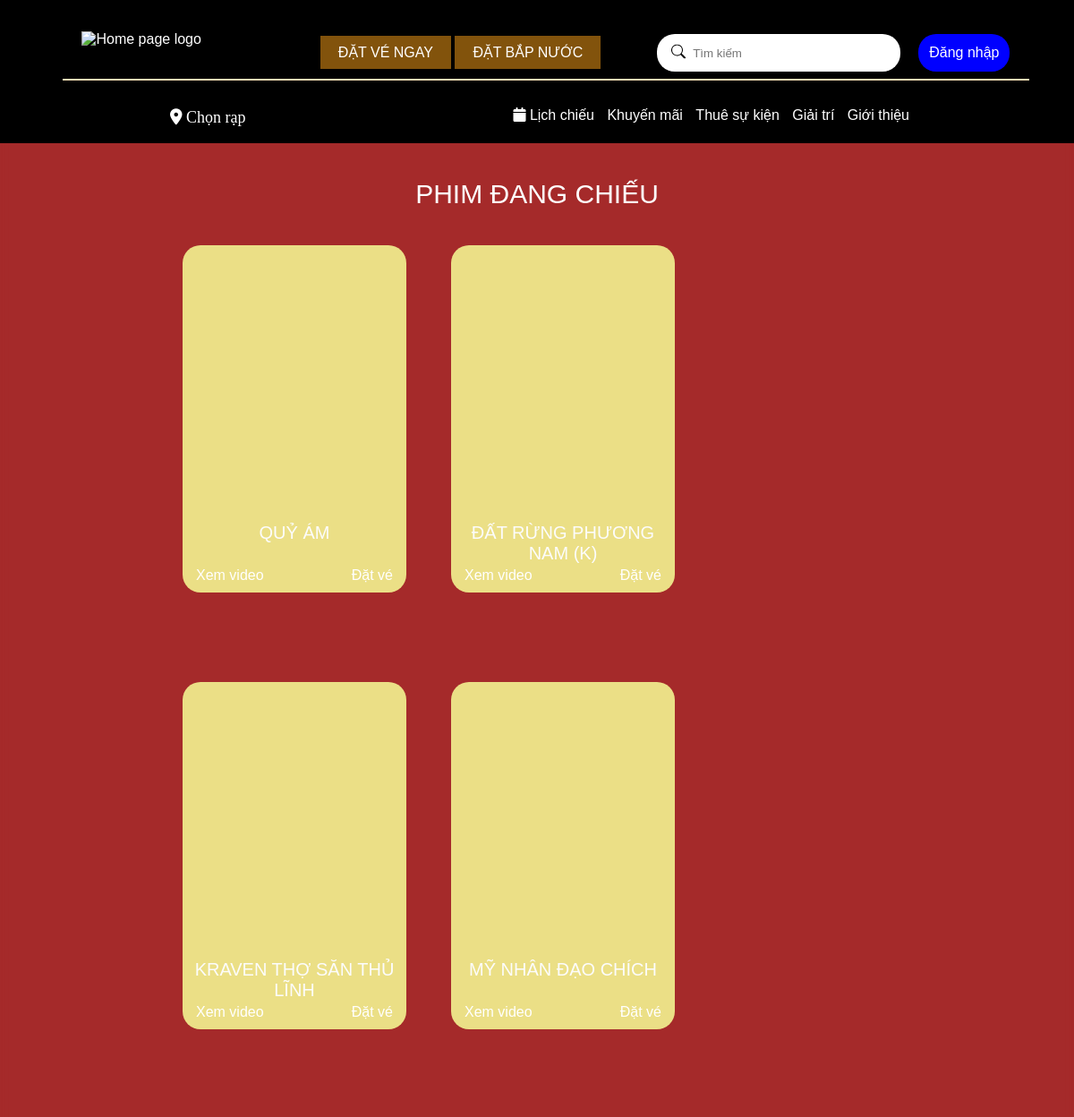
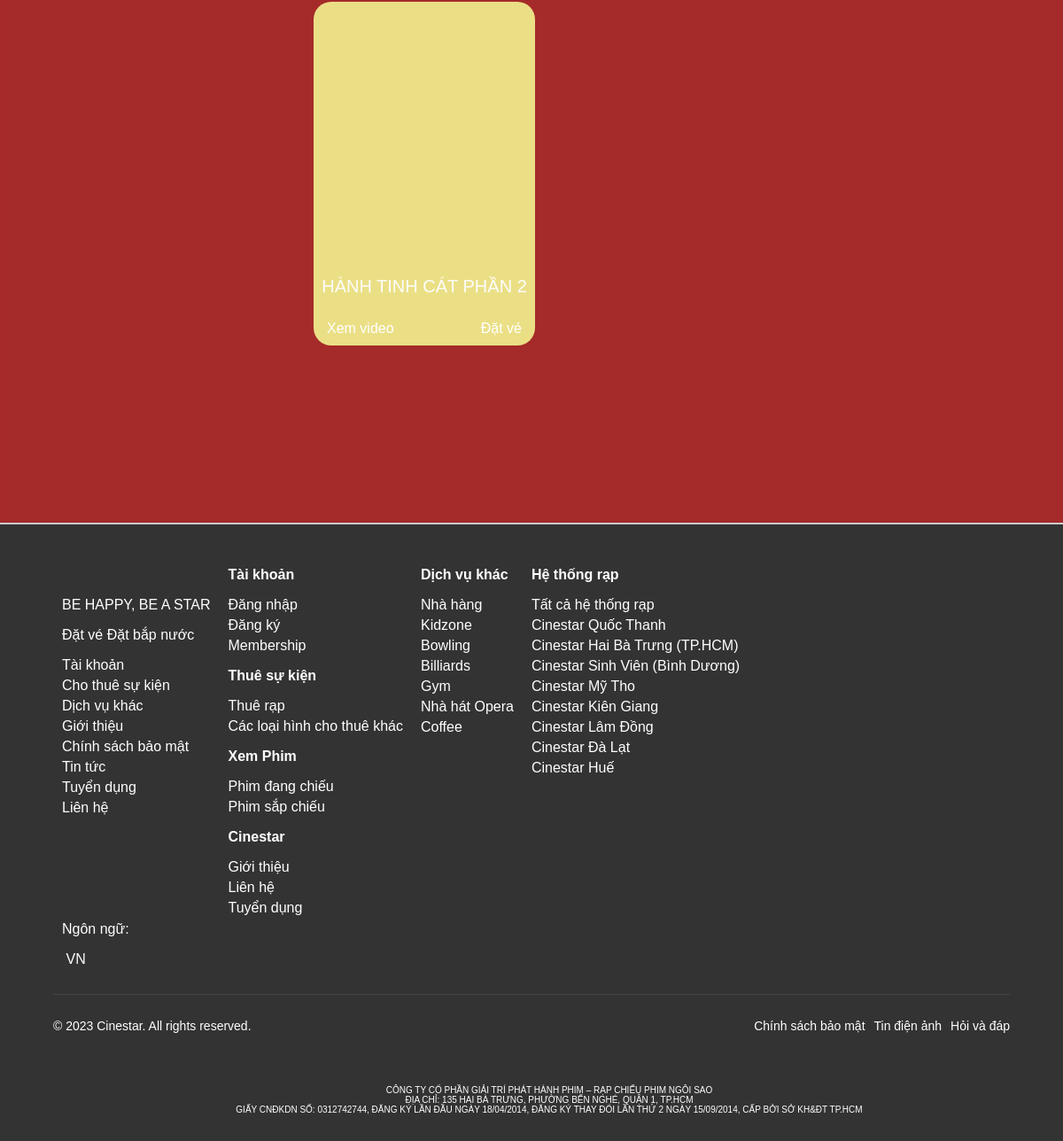
Page /cod/playingMovies.php on the committed database (2 pictures, top to bottom).
### tables this page shows
CREATE TABLE `tblmovie` (
  `movie_id` int(50) NOT NULL,
  `movie_name` varchar(50) NOT NULL,
  `image_movie` text NOT NULL,
  `describe_movie` text NOT NULL,
  `date` date NOT NULL,
  `number_tickets_sold` varchar(50) NOT NULL,
  `price` varchar(50) NOT NULL,
  `status_movie` varchar(10) NOT NULL,
  `screen_id` int(11) NOT NULL,
  `thoiLuong` int(10) NOT NULL,
  `daoDien` text NOT NULL,
  `doanhThu` int(11) DEFAULT 0
);

### cod/playingMovies.php (the view, shortened to what this page needs)
<?php
function isLoggedIn() {
    return isset($_SESSION['userName']);
}
?>
<!DOCTYPE html>
<html lang="en">
<head>
    <link rel="stylesheet" href="https://cdnjs.cloudflare.com/ajax/libs/font-awesome/6.0.0-beta3/css/all.min.css">
    <link rel="stylesheet" href="pdc.css">
</head>
<body background="" style="background-color: brown;">
    <div class="main_body">
        <div class="menu">
            <div class="chung">
                <div class="function">
                    <div class="viTri">
                        <a href="index.php"><img src="https://cinestar.com.vn/_next/image/?url=%2Fassets%2Fimages%2Fheader-logo.png&w=1920&q=75" alt="Home page logo"></a>
                        <div class="bookAndpd">
                            <a href="datve.php" class="Booking_T">ĐẶT VÉ NGAY</a>
                            <a href="bapnuoc.php" class="Booking_F">ĐẶT BẮP NƯỚC</a>
                        </div>
                        <div class="searchAndLogin">
                            <div class="searchIcon">
                                <div class="search-container">
                                    <input type="text" placeholder="Tìm kiếm">
                                    <button type="button">
                                    </button>
                                </div>
                            </div>
                            <div>
                                <?php if (isLoggedIn()): ?>
                                    <div class="dropdown" style="display:flex;">
                                        <p style="color:aqua; cursor:pointer;"><?php echo htmlspecialchars($_SESSION['userName']); ?></p>
                                        <div class="dropdown-content">
                                            <a href="profile.php">Thông tin cá nhân</a>
                                            <a href="viewTicket.php?userName= <?php echo htmlspecialchars($_SESSION['userName']) ?>">Lịch sử thanh toán</a>
                                            <a href="logout.php">Đăng xuất</a>
                                        </div>
                                    </div>
                                <?php else: ?>
                                    <div class="Login"> <a href="login.php">Đăng nhập</a></div>
                                <?php endif; ?>
                            </div>
                        </div>
                    </div>
                </div>
                <div class="chose_feature">
                    <div class="Location2">
                        <nav class="first">
                            <button><i class="fas fa-map-marker-alt"></i> Chọn rạp</button>
                        </nav>
                        <div class="second">
                            <a href="lichChieu.php"><i class="fas fa-calendar"></i> Lịch chiếu</a>
                            <a href="">Khuyến mãi</a>
                            <a href="events.php">Thuê sự kiện</a>
                            <a href="">Giải trí</a>
                            <a href="gioithieu.php">Giới thiệu</a>
                        </div>
                    </div>
                </div>
            </div>
        </div>
        <div class="Page_Content">
        <div style="text-transform: uppercase;color: white;font-size: 30px;margin-top: 40px;">Phim đang chiếu</div>
        <div class="Page_Content" style="display: flex;width: 80%;flex-wrap: wrap;margin-top: 40px;margin-bottom: 100px; ">
        <?php
        include "connectToDatabase.php";
        $sql = "SELECT movie_name, image_movie, describe_movie, movie_id FROM tblmovie WHERE status_movie = 'playing'";
        $result = $conn->query($sql);
        if ($result->num_rows > 0) {
            while($row = $result->fetch_assoc()) {
                echo '<div class="container_phim">
                        <div class="overlay-container" style="background-image: url(' . $row['image_movie'] . ');width: 100%;">
                            <div class="overlay-text">
                                <h2 style="margin-bottom: 70px;text-transform: uppercase;color: white;text-align: center;">' . $row['movie_name'] . '</h2>
                                <div>
                                    <div class="icon"><span class="material-symbols-outlined">bookmark</span><a href="">' . $row['describe_movie'] . '</a></div>
                                </div>
                            </div>
                        </div>
                        <div class="title_phim">' . $row['movie_name'] . '</div>
                        <div style="display: flex;justify-content: space-between;padding-bottom:10px">
                            <div style="padding-left:15px">
                                <a href="#" class="videoLink" data-trailer-url="">Xem video</a>
                                <div class="videoPopup popup">
                                    <div class="popup-content">
                                        <span class="close">&times;</span>
                                        <video controls>
                                            <source src="" type="video/mp4">
                                        </video>
                                    </div>
                                </div>
                            </div>
                            <div style="padding-right:15px">
                                <a href="lichchieu.php?movie_name=' . $row['movie_name'] . '">Đặt vé</a>
                            </div>
                        </div>
                    </div>';
            }
        } else {
            echo "No movies found";
        }
        ?>
        </div>
        </div>
        </div>
        <div class="end_page">
            <div class="footer">
                <div>
                    <div class="container">
                    <div class="footer-wr">
                        <div class="footer-top-mobile">&nbsp;</div>
                        <div class="footer-list row">
                            <div class="footer-item col col-4"><a href="/" class="ft-logo" aria-label="The logo of Cinestar"><img src="/assets/images/footer-logo.png" alt=""></a>
                                <div class="ft-text">
                                    <p class="txt-deskop">BE HAPPY, BE A STAR</p>
                                </div>
                                <div class="ft-group-btn"><a class="btn btn--pri" href="/movie"><span class="txt">Đặt vé </span></a><a class="btn btn--outline" href="/popcorn-drink"><span class="txt">Đặt bắp nước</span></a></div>
                                <div class="ft-menu-mobile">
                                    <ul class="menu-list">
                                        <li class="menu-item"><a href="" class="menu-link"> Tài khoản</a></li>
                                        <li class="menu-item"><a href="" class="menu-link">Cho thuê sự kiện</a></li>
                                        <li class="menu-item"><a href="" class="menu-link">Dịch vụ khác</a></li>
                                        <li class="menu-item"><a href="" class="menu-link">Giới thiệu</a></li>
                                        <li class="menu-item"><a class="menu-link" href="">Chính sách bảo mật</a></li>
                                        <li class="menu-item"><a href="" class="menu-link">Tin tức</a></li>
                                        <li class="menu-item"><a href="" class="menu-link">Tuyển dụng</a></li>
                                        <li class   ="menu-item"><a href="" class="menu-link">Liên hệ</a></li>
                                    </ul>
                                </div>
                                <div class="ft-hotline-socials">
                                    <ul class="list">
                                        <li class="item item-fb"></li>
                                        <li class="item item-yt">
                                                </li>
                                        <li class="item item-tt">
                                                </li>
                <li class="item item-zl">
                                                </li>
                                    </ul>
                                </div>
                                <div class="ft-lg">
                                    <div class="txt">
                                        <p>Ngôn ngữ:</p>
                                    </div>
                                    <div class="lg-action popUpJs" id="lang-footer" data-popup="dt-lg-footer">
                                        <div class="lg-popup" data-ui-id="lang-vn">
                                            <div class="lg-option">
                                                <span class="image">
                                                </span>
                                                <span class="txt">VN</span>
                                            </div>
                                        </div>
                                    </div>
                                </div>
                            </div>
                <div class="footer-item col col-4">
                                <div class="row footer-item-top"><div class="col-6 col">
                                    <div class="text">Tài khoản</div>
                                    <ul class="menu-list">
                                        <li class="menu-item"><a class="menu-link" href="">Đăng nhập</a></li>
                                        <li class="menu-item"><a class="menu-link" href="">Đăng ký</a></li>
                                        <li class="menu-item"><a class="menu-link" href="">Membership</a></li>
                                    </ul>
                                </div><div class="col-6 col">
                                <div class="text">Thuê sự kiện</div>
                                <ul class="menu-list">
                                    <li class="menu-item"><a class="menu-link" href="">Thuê rạp</a></li>
                                    <li class="menu-item"><a class="menu-link" href="">Các loại hình cho thuê khác</a>
                                </li></ul>
                                </div></div>
                                <div class="row footer-item-bot"><div class="col-6 col">
                                    <div class="text">Xem Phim</div>
                                    <ul class="menu-list">
                                        <li class="menu-item"><a class="menu-link" href="">Phim đang chiếu</a></li>
                                        <li class="menu-item"><a class="menu-link" href="">Phim sắp chiếu</a></li>
                                    </ul>
                                </div><div class="col-6 col">
                                    <div class="text">Cinestar</div>
                                    <ul class="menu-list">
                                        <li class="menu-item"><a class="menu-link" href="/about-us">Giới thiệu</a></li>
                                        <li class="menu-item"><a class="menu-link" href="/contact">Liên hệ</a></li>
                                        <li class="menu-item"><a class="menu-link" href="/career/">Tuyển dụng</a></li>
                                    </ul>
                                </div></div>
                            </div>
                            <div class="footer-item col col-2">
                                <div class="text">Dịch vụ khác</div>
                                <ul class="menu-list">
                                    <li class="menu-item"><a class="menu-link" href="">Nhà hàng</a></li>
                                    <li class="menu-item"><a class="menu-link" href="">Kidzone</a></li>
                                    <li class="menu-item"><a class="menu-link" href="">Bowling</a></li>
                                    <li class="menu-item"><a class="menu-link" href="">Billiards</a></li>
                                    <li class="menu-item"><a class="menu-link" href="">Gym</a></li>
                                    <li class="menu-item"><a class="menu-link" href="">Nhà hát Opera</a></li>
                                    <li class="menu-item"><a class="menu-link" href="">Coffee</a></li>
                                </ul>
                            </div>
                            <div class="footer-item col col-2">
                                <div class="text">Hệ thống rạp</div>
                                <ul class="menu-list">
                <li class="menu-item"><a class="menu-link" href="">Tất cả hệ thống rạp</a></li> <li class="menu-item"> <a class="menu-link" href="/book-tickets/8f3a5832-8340-4a43-89bc-6653817162f1"> Cinestar Quốc Thanh </a> </li> <li class="menu-item"> <a class="menu-link" href="/book-tickets/667c7727-857e-4aac-8aeb-771a8f86cd14"> Cinestar Hai Bà Trưng (TP.HCM) </a> </li> <li class="menu-item"> <a class="menu-link" href="/book-tickets/cf13e1ce-2c1f-4c73-8ce5-7ef65472db3c"> Cinestar Sinh Viên (Bình Dương) </a> </li> <li class="menu-item"> <a class="menu-link" href="/book-tickets/8f54df74-3796-42ea-896e-cd638eec1fe3"> Cinestar Mỹ Tho </a> </li> <li class="menu-item"> <a class="menu-link" href="/book-tickets/4a51b9ee-f143-4411-9dbb-5f54a1c382c0"> Cinestar Kiên Giang </a> </li> <li class="menu-item"> <a class="menu-link" href="/book-tickets/104509be-034e-47c1-bf1b-aba7f2df4f28"> Cinestar Lâm Đồng </a> </li> <li class="menu-item"> <a class="menu-link" href="/book-tickets/e08f986a-1937-419e-b1b1-759b7c74728b"> Cinestar Đà Lạt </a> </li> <li class="menu-item"> <a class="menu-link" href="/book-tickets/f8a60463-5c34-49a9-9ae8-52081e387bb8"> Cinestar Huế </a> </li>
                                </ul>
                            </div>
                        </div>
                        <div class="footer-bottom">
                            <div class="footer-bottom-left">© 2023 Cinestar. All rights reserved.</div>
                            <ul class="menu-list" style="list-style-type:none;">
                                <li class="menu-item"><a class="menu-link" href="">Chính sách bảo mật</a></li>
                                <li class="menu-item"><a class="menu-link" href="">Tin điện ảnh</a></li>
                                <li class="menu-item"><a class="menu-link" href="">Hỏi và đáp</a></li>
                            </ul>
                        </div>
                    </div>
            </div>
            <div classname="ft-author">
                    <div classname="container" style="
                /* justify-content: center; */
                text-align: center;
            ">
                      <div classname="ft-bct" style="
                width: 143px;
                /* height: 50px; */
                margin: 12px auto;
            ">
                      </div>
                      <div classname="ft-author-content" style="font-size: 10px">
                        <ul style="list-style-type:none;">
                          <li>
                            CÔNG TY CỔ PHẦN GIẢI TRÍ PHÁT HÀNH PHIM – RẠP CHIẾU PHIM NGÔI SAO
                            <br>
                            ĐỊA CHỈ: 135 HAI BÀ TRƯNG, PHƯỜNG BẾN NGHÉ, QUẬN 1, TP.HCM
                          </li>
                          <li>
                            GIẤY CNĐKDN SỐ: 0312742744, ĐĂNG KÝ LẦN ĐẦU NGÀY 18/04/2014, ĐĂNG KÝ THAY ĐỔI LẦN THỨ 2 NGÀY 15/09/2014, CẤP BỞI SỞ KH&amp;ĐT TP.HCM
                          </li>
                        </ul>
                      </div>
                    </div>
                  </div>
            <script src=""></script></div></div>
        </div>
</body>
</html>

### rows in the picture
tblmovie: movie_name "QUỶ ÁM"
tblmovie: movie_name "ĐẤT RỪNG PHƯƠNG NAM (K)"
tblmovie: movie_name "KRAVEN THỢ SĂN THỦ LĨNH"
tblmovie: movie_name "MỸ NHÂN ĐẠO CHÍCH"
tblmovie: movie_name "HÀNH TINH CÁT PHẦN 2"
